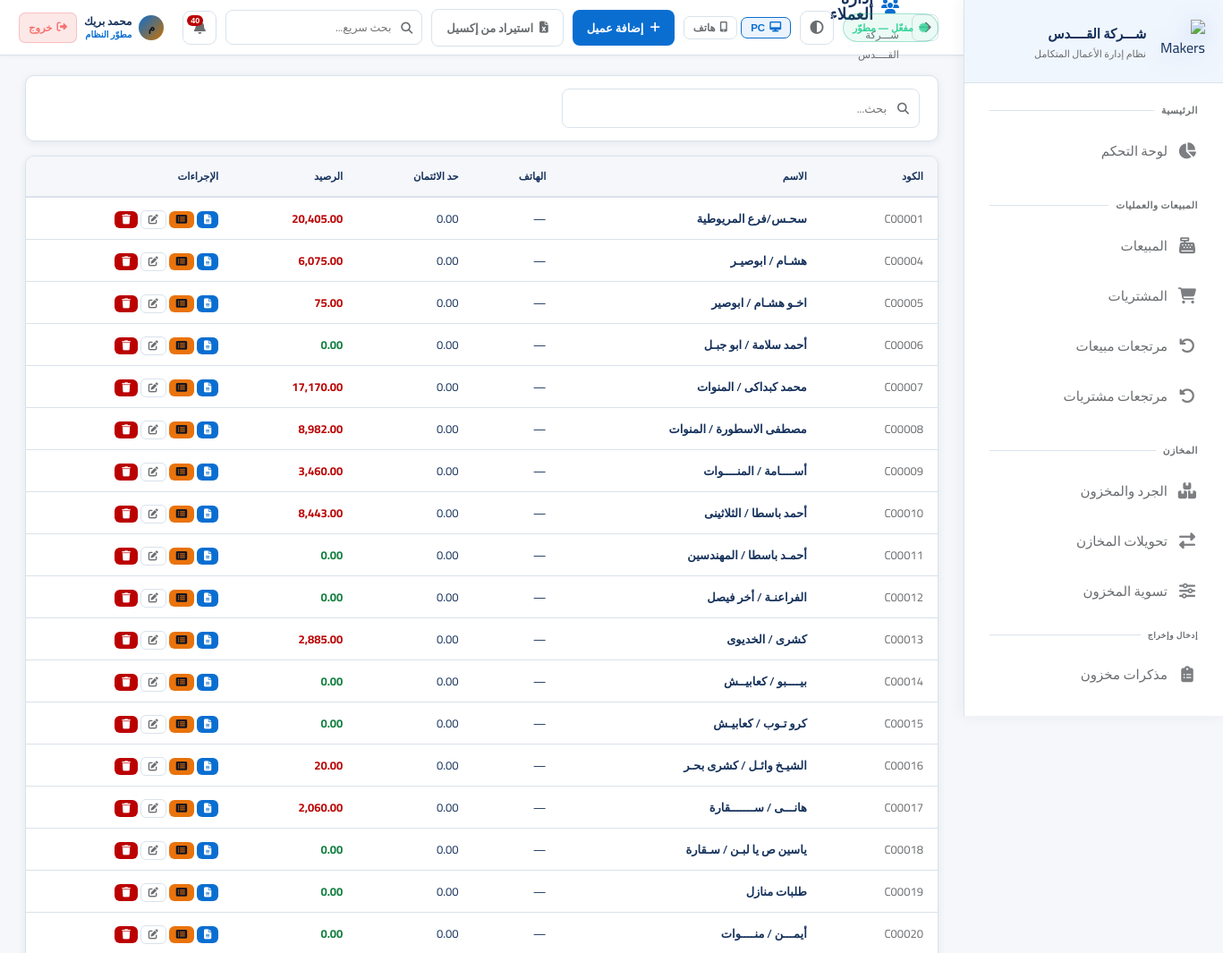
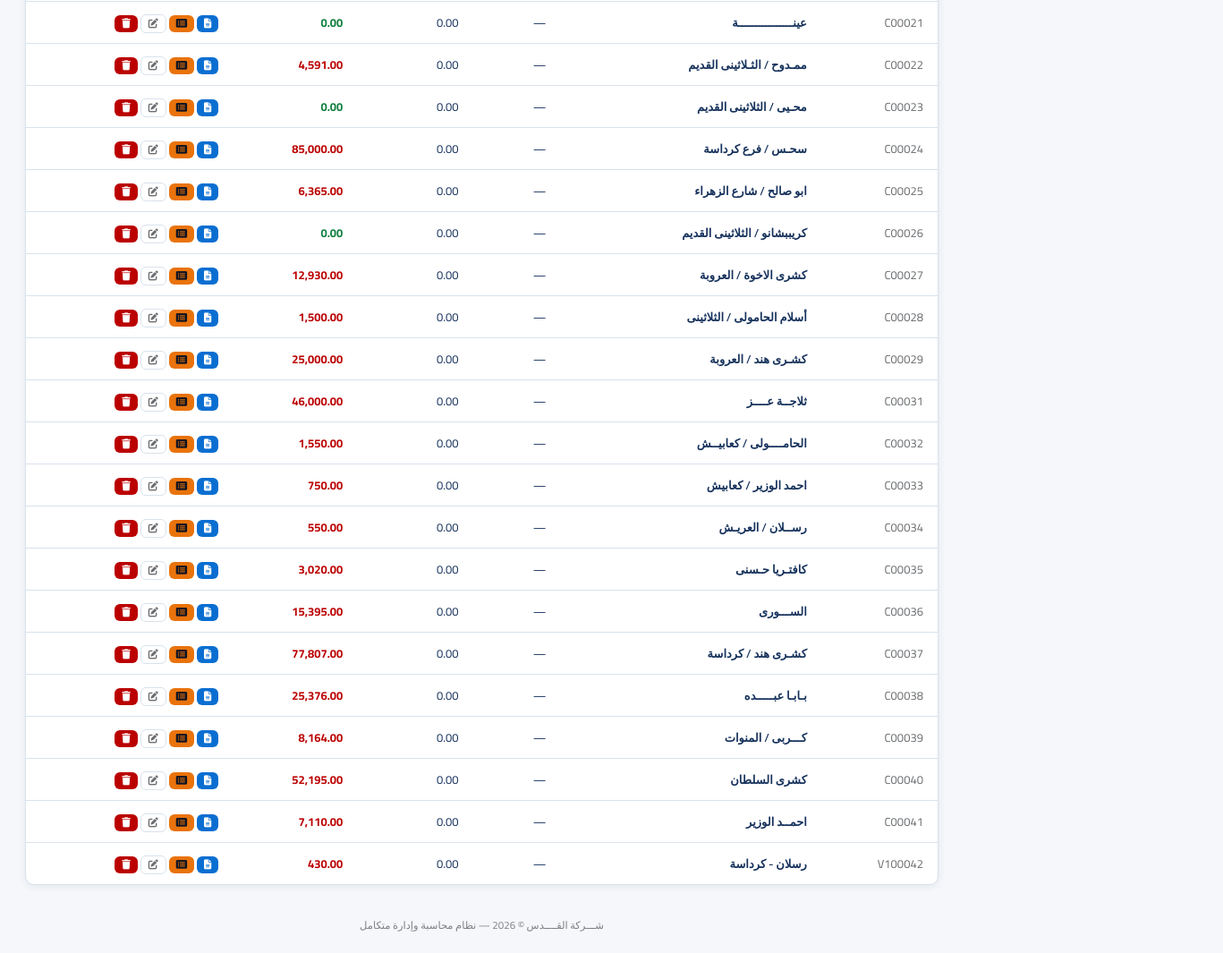
The app's page /customers (signed in) with its own data (2 pictures, top to bottom).
### app.py (models this page shows, shortened)
class AppSetting(db.Model):
    id = db.Column(db.Integer, primary_key=True)
    key = db.Column(db.String(80), unique=True, nullable=False)
    value = db.Column(db.Text)

class User(UserMixin, db.Model):
    id = db.Column(db.Integer, primary_key=True)
    username = db.Column(db.String(80), unique=True, nullable=False)
    password_hash = db.Column(db.String(256))
    full_name = db.Column(db.String(120))
    role = db.Column(db.String(20), default='user')  # developer, admin, manager, user
    branch_id = db.Column(db.Integer, db.ForeignKey('branch.id'))
    is_active = db.Column(db.Boolean, default=True)
    created_at = db.Column(db.DateTime, default=datetime.utcnow)
    last_seen = db.Column(db.DateTime, nullable=True)
    last_ip = db.Column(db.String(64), nullable=True)
    last_user_agent = db.Column(db.String(256), nullable=True)
    permissions = db.Column(db.Text)  # JSON list of permission keys; empty = استخدام صلاحيات الدور

class Customer(db.Model):
    id = db.Column(db.Integer, primary_key=True)
    code = db.Column(db.String(50), unique=True)
    name = db.Column(db.String(200), nullable=False)
    phone = db.Column(db.String(20))
    email = db.Column(db.String(100))
    address = db.Column(db.Text)
    credit_limit = db.Column(db.Float, default=0)
    balance = db.Column(db.Float, default=0)
    is_active = db.Column(db.Boolean, default=True)
    created_at = db.Column(db.DateTime, default=datetime.utcnow)
    sales = db.relationship('Sale', backref='customer', lazy=True)

### app.py (the view)
@app.route('/customers')
@login_required
def customers():
    q = request.args.get('q', '')
    query = Customer.query.filter_by(is_active=True)
    if q:
        query = query.filter(db.or_(Customer.name.contains(q), Customer.phone.contains(q)))
    customers = query.all()
    return render_template('customers.html', customers=customers, q=q)

### templates/customers.html (shortened to what this page needs)
{% extends 'base.html' %}
{% set block_icon = 'fas fa-users' %}
{% block topbar_actions %}<a href="{{ url_for('add_customer') }}" class="btn btn-primary"><i class="fas fa-plus"></i> إضافة عميل</a> {% if current_user.role == 'developer' %}<a href="{{ url_for('import_customers') }}" class="btn btn-outline" title="أداة للمطوّر فقط"><i class="fas fa-file-excel"></i> استيراد من إكسيل</a>{% endif %}{% endblock %}
{% block content %}
<div class="card" style="margin-bottom:16px;"><div class="card-body" style="padding:14px 20px;">
    <form method="GET"><div class="search-box" style="max-width:400px;"><input type="text" name="q" value="{{ q }}" class="form-control" placeholder="بحث..."></div></form>
</div></div>
<div class="card"><div class="table-container"><table>
    <thead><tr><th>الكود</th><th>الاسم</th><th>الهاتف</th><th>حد الائتمان</th><th>الرصيد</th><th>الإجراءات</th></tr></thead>
    <tbody>
        {% for c in customers %}
        <tr>
            <td style="color:var(--text-muted);">{{ c.code }}</td>
            <td style="font-weight:600;">{{ c.name }}</td>
            <td>{{ c.phone or '—' }}</td>
            <td>{{ "{:,.2f}".format(c.credit_limit) }}</td>
            <td style="color:{{ 'var(--danger)' if c.balance > 0 else 'var(--success)' }};font-weight:700;">{{ "{:,.2f}".format(c.balance) }}</td>
            <td style="white-space:nowrap;">
                <a href="{{ url_for('customer_statement', id=c.id) }}" class="btn btn-info btn-xs" title="كشف حساب"><i class="fas fa-file-alt"></i></a>
                <a href="{{ url_for('customer_statement_detailed', id=c.id) }}" class="btn btn-warning btn-xs" title="كشف حساب تفصيلي"><i class="fas fa-list-alt"></i></a>
                <a href="{{ url_for('edit_customer', id=c.id) }}" class="btn btn-outline btn-xs" title="تعديل"><i class="fas fa-edit"></i></a>
                {% if can('record_delete') %}
                <form method="POST" action="{{ url_for('delete_customer', id=c.id) }}" style="display:inline;" onsubmit="return confirm('حذف هذا العميل؟');">
                    <button type="submit" class="btn btn-danger btn-xs" title="حذف"><i class="fas fa-trash"></i></button>
                </form>
                {% endif %}
            </td>
        </tr>
        {% else %}
        <tr><td colspan="6"><div class="empty-state"><i class="fas fa-users"></i><h3>لا يوجد عملاء</h3></div></td></tr>
        {% endfor %}
    </tbody>
</table></div></div>
{% endblock %}

### templates/base.html (shortened to what this page needs)
<!DOCTYPE html>
<html lang="ar" dir="rtl" data-theme="fiori" data-layout-default="{{ layout_max_width | default('1400px') }}">
<head>
    <link rel="stylesheet" href="https://cdnjs.cloudflare.com/ajax/libs/font-awesome/6.5.0/css/all.min.css">
    <link rel="stylesheet" href="{{ url_for('static', filename='css/style.css') }}">
</head>
<body>
<aside class="sidebar sidebar-enterprise" id="sidebar">
    <div class="sidebar-logo">
        <div class="logo-icon">
            <img src="{{ url_for('static', filename='img/logo-makers-erp-3d.png') }}" alt="Makers ERP">
        </div>
        <div class="logo-text">
            <div class="name">{{ app_brand_title | default('Silsal POS') }}</div>
            <div class="sub">نظام إدارة الأعمال المتكامل</div>
        </div>
    </div>
    <nav class="sidebar-nav" id="sidebarNav" style="display:flex;flex-direction:column;padding-bottom:8px;">
        <div class="nav-section">
            <div class="nav-label">الرئيسية</div>
            {% if can('dashboard') %}
            <a href="{{ url_for('dashboard') }}" class="nav-link {% if request.endpoint=='dashboard' %}active{% endif %}">
                <i class="fas fa-chart-pie"></i><span class="label">لوحة التحكم</span>
            </a>
            {% endif %}
        </div>
        {% if can('sales') or can('purchases') or can('returns') %}
        <div class="nav-section">
            <div class="nav-label">المبيعات والعمليات</div>
            {% if can('sales') %}
            <a href="{{ url_for('sales') }}" class="nav-link {% if 'sale' in (request.endpoint or '') and 'return' not in (request.endpoint or '') and 'report' not in (request.endpoint or '') %}active{% endif %}">
                <i class="fas fa-cash-register"></i><span class="label">المبيعات</span>
            </a>
            {% endif %}
            {% if can('purchases') %}
            <a href="{{ url_for('purchases') }}" class="nav-link {% if 'purchase' in (request.endpoint or '') and 'return' not in (request.endpoint or '') and 'report' not in (request.endpoint or '') %}active{% endif %}">
                <i class="fas fa-shopping-cart"></i><span class="label">المشتريات</span>
            </a>
            {% endif %}
            {% if can('returns') %}
            <a href="{{ url_for('sale_returns') }}" class="nav-link {% if request.endpoint in ['sale_returns','new_sale_return'] %}active{% endif %}">
                <i class="fas fa-undo"></i><span class="label">مرتجعات مبيعات</span>
            </a>
            <a href="{{ url_for('purchase_returns') }}" class="nav-link {% if request.endpoint in ['purchase_returns','new_purchase_return'] %}active{% endif %}">
                <i class="fas fa-undo-alt"></i><span class="label">مرتجعات مشتريات</span>
            </a>
            {% endif %}
        </div>
        {% endif %}
        {% if can('inventory') or can('transfers') or can('adjust_stock') %}
        <div class="nav-section">
            <div class="nav-label">المخازن</div>
            {% if can('inventory') %}
            <a href="{{ url_for('inventory') }}" class="nav-link {% if request.endpoint=='inventory' %}active{% endif %}">
                <i class="fas fa-boxes"></i><span class="label">الجرد والمخزون</span>
            </a>
            {% endif %}
            {% if can('transfers') %}
            <a href="{{ url_for('transfers') }}" class="nav-link {% if 'transfer' in (request.endpoint or '') %}active{% endif %}">
                <i class="fas fa-exchange-alt"></i><span class="label">تحويلات المخازن</span>
            </a>
            {% endif %}
            {% if can('adjust_stock') %}
            <a href="{{ url_for('adjust_stock') }}" class="nav-link {% if request.endpoint=='adjust_stock' %}active{% endif %}">
                <i class="fas fa-sliders-h"></i><span class="label">تسوية المخزون</span>
            </a>
            {% endif %}
            {% if can('inventory') %}
            <div class="nav-label" style="padding-top:10px;font-size:9px;">إدخال وإخراج</div>
            <a href="{{ url_for('inventory_memos_list') }}" class="nav-link ">
                <i class="fas fa-clipboard-list"></i><span class="label">مذكرات مخزون</span>
            </a>
            {% endif %}
        </div>
        {% endif %}
        {% if can('customers') or can('suppliers') or can('employees') %}
        <div class="nav-section">
        </div>
        {% endif %}
    </nav>
</aside>
<main class="main-content">
    <div class="topbar">
        <div style="display:flex;align-items:center;gap:14px;">
            <button type="button" onclick="history.back()" class="icon-btn" title="رجوع" style="font-size:15px;flex-shrink:0;"><i class="fas fa-arrow-right"></i></button>
            <div>
                <div class="page-title"><i class="{{ block_icon | default('fas fa-home') }}"></i>{% block page_title %}الرئيسية{% endblock %}</div>
                <div class="breadcrumb">{% block breadcrumb %}{{ app_brand_title }}{% endblock %}</div>
            </div>
        </div>
        <div class="topbar-right">
            {% if subscription_status %}
            <span class="sub-pill {% if subscription_status.kind in ('developer','permanent') %}ok{% elif subscription_status.kind in ('expired','none') %}bad{% else %}warn{% endif %}" title="حالة الاشتراك / الترخيص">
                <i class="fas fa-certificate" style="margin-left:6px;opacity:.85;"></i>{{ subscription_status.line }}
            </span>
            {% endif %}
            <button type="button" class="theme-toggle" onclick="erpToggleTheme()" title="تبديل الثيم (Fiori / فاتح / داكن)"><i class="fas fa-adjust"></i></button>
            <div class="erp-device-layout-tools" style="display:flex;align-items:center;gap:4px;flex-shrink:0;" title="وضع العرض — يُحفظ على هذا الجهاز فقط">
                <button type="button" id="btnLayoutPC" onclick="erpSetLayout('pc')" title="عرض PC"
                    style="display:flex;align-items:center;gap:5px;padding:5px 10px;border-radius:7px;font-size:11.5px;font-weight:700;
                           border:1px solid var(--border);background:transparent;color:var(--text-muted);cursor:pointer;transition:all .18s;">
                    <i class="fas fa-desktop"></i> PC
                </button>
                <button type="button" id="btnLayoutPhone" onclick="erpSetLayout('phone')" title="عرض هاتف"
                    style="display:flex;align-items:center;gap:5px;padding:5px 10px;border-radius:7px;font-size:11.5px;font-weight:700;
                           border:1px solid var(--border);background:transparent;color:var(--text-muted);cursor:pointer;transition:all .18s;">
                    <i class="fas fa-mobile-alt"></i> هاتف
                </button>
            </div>
            {% block topbar_actions %}{% endblock %}
            <div style="position:relative;" id="globalSearchWrapper">
                <div style="position:relative;">
                    <i class="fas fa-search" style="position:absolute;right:11px;top:50%;transform:translateY(-50%);color:var(--text-muted);font-size:13px;pointer-events:none;"></i>
                    <input type="text" id="globalSearchInput" placeholder="بحث سريع..." autocomplete="off"
                        style="width:220px;padding:7px 34px 7px 12px;background:rgba(255,255,255,.04);border:1px solid var(--border);
                               border-radius:8px;color:var(--text);font-family:Cairo,sans-serif;font-size:12.5px;transition:all .2s;"
                        onfocus="this.style.borderColor='var(--accent)';this.style.width='280px'"
                        onblur="setTimeout(()=>{this.style.borderColor='';this.style.width='220px';closeGlobalSearch()},200)">
                </div>
            </div>
            <div style="position:relative;" id="notifWrapper">
                <button class="notif-btn" onclick="toggleNotif()" title="الإشعارات">
                    <i class="fas fa-bell"></i>
                    <span class="notif-count" id="notifCount"></span>
                </button>
            </div>
            <div style="display:flex;align-items:center;gap:8px;padding:4px 10px;border-radius:10px;
                        background:rgba(255,255,255,.05);border:1px solid rgba(255,255,255,.09);
                        backdrop-filter:blur(12px);-webkit-backdrop-filter:blur(12px);flex-shrink:0;">
                <div style="width:28px;height:28px;border-radius:50%;background:linear-gradient(135deg,var(--accent),#c97000);
                            display:flex;align-items:center;justify-content:center;font-size:12px;font-weight:800;color:#0f1422;flex-shrink:0;">
                    {{ (current_user.full_name or current_user.username)[0] }}
                </div>
                <div style="line-height:1.3;min-width:0;">
                    <div style="font-size:12px;font-weight:700;color:var(--text);white-space:nowrap;overflow:hidden;text-overflow:ellipsis;max-width:100px;">
                        {{ current_user.full_name or current_user.username }}
                    </div>
                    <div style="font-size:10px;color:var(--accent);font-weight:600;">
                        {% if current_user.role=='developer' %}مطوّر النظام
                        {% elif current_user.role=='admin' %}مدير النظام
                        {% elif current_user.role=='manager' %}مشرف
                        {% else %}مستخدم{% endif %}
                    </div>
                </div>
                <a href="{{ url_for('logout') }}" title="تسجيل الخروج"
                   style="display:flex;align-items:center;gap:5px;padding:5px 10px;border-radius:7px;
                          background:rgba(239,68,68,.12);border:1px solid rgba(239,68,68,.25);
                          color:#f87171;font-size:11.5px;font-weight:700;text-decoration:none;white-space:nowrap;
                          transition:all .18s;flex-shrink:0;"
                   onmouseover="this.style.background='rgba(239,68,68,.22)';this.style.borderColor='rgba(239,68,68,.5)'"
                   onmouseout="this.style.background='rgba(239,68,68,.12)';this.style.borderColor='rgba(239,68,68,.25)'">
                    <i class="fas fa-sign-out-alt"></i> خروج
                </a>
            </div>
        </div>
    </div>
    <div class="content fade-in">
        {% block content %}{% endblock %}
    </div>
    <div class="app-footer-note">{{ app_brand_title }} © 2026 — نظام محاسبة وإدارة متكامل</div>
</main>
</body>
</html>

### records on screen
AppSetting: value "شـــركة القــــدس"
User: full_name "م", full_name "محمد بريك"
Customer: code "C00001", name "سحـس/فرع المريوطية", phone "—", credit_limit "0.00", balance "20,405.00"
Customer: code "C00004", name "هشـام / ابوصيـر", phone "—", credit_limit "0.00", balance "6,075.00"
Customer: code "C00005", name "اخـو هشـام / ابوصير", phone "—", credit_limit "0.00", balance "75.00"
Customer: code "C00006", name "أحمد سلامة / ابو جبـل", phone "—", credit_limit "0.00", balance "0.00"
Customer: code "C00007", name "محمد كبداكى / المنوات", phone "—", credit_limit "0.00", balance "17,170.00"
Customer: code "C00008", name "مصطفى الاسطورة / المنوات", phone "—", credit_limit "0.00", balance "8,982.00"
Customer: code "C00009", name "أســــامة / المنــــوات", phone "—", credit_limit "0.00", balance "3,460.00"
Customer: code "C00010", name "أحمد باسطا / الثلاثينى", phone "—", credit_limit "0.00", balance "8,443.00"
Customer: code "C00011", name "أحمـد باسطا / المهندسين", phone "—", credit_limit "0.00", balance "0.00"
Customer: code "C00012", name "الفراعنـة / أخر فيصل", phone "—", credit_limit "0.00", balance "0.00"
Customer: code "C00013", name "كشرى / الخديوى", phone "—", credit_limit "0.00", balance "2,885.00"
Customer: code "C00014", name "بيــــبو / كعابيــش", phone "—", credit_limit "0.00", balance "0.00"
Customer: code "C00015", name "كرو تـوب / كعابيـش", phone "—", credit_limit "0.00", balance "0.00"
Customer: code "C00016", name "الشيـخ وائـل / كشرى بحـر", phone "—", credit_limit "0.00", balance "20.00"
Customer: code "C00017", name "هانـــى / ســـــــقارة", phone "—", credit_limit "0.00", balance "2,060.00"
Customer: code "C00018", name "ياسين ص يا لبـن / سـقارة", phone "—", credit_limit "0.00", balance "0.00"
Customer: code "C00019", name "طلبات منازل", phone "—", credit_limit "0.00", balance "0.00"
Customer: code "C00020", name "أيمـــن / منــــوات", phone "—", credit_limit "0.00", balance "0.00"
Customer: code "C00021", name "عينــــــــــــــــة", phone "—", credit_limit "0.00", balance "0.00"
Customer: code "C00022", name "ممـدوح / الثـلاثينى القديم", phone "—", credit_limit "0.00", balance "4,591.00"
Customer: code "C00023", name "محـيى / الثلاثينى القديم", phone "—", credit_limit "0.00", balance "0.00"
Customer: code "C00024", name "سحـس / فرع كرداسة", phone "—", credit_limit "0.00", balance "85,000.00"
Customer: code "C00025", name "ابو صالح / شارع الزهراء", phone "—", credit_limit "0.00", balance "6,365.00"
Customer: code "C00026", name "كريببشانو / الثلاثينى القديم", phone "—", credit_limit "0.00", balance "0.00"
Customer: code "C00027", name "كشرى الاخوة / العروبة", phone "—", credit_limit "0.00", balance "12,930.00"
Customer: code "C00028", name "أسلام الحامولى / الثلاثينى", phone "—", credit_limit "0.00", balance "1,500.00"
Customer: code "C00029", name "كشـرى هند / العروبة", phone "—", credit_limit "0.00", balance "25,000.00"
Customer: code "C00031", name "ثلاجــة عــــز", phone "—", credit_limit "0.00", balance "46,000.00"
Customer: code "C00032", name "الحامــــولى / كعابيــش", phone "—", credit_limit "0.00", balance "1,550.00"
Customer: code "C00033", name "احمد الوزير / كعابيش", phone "—", credit_limit "0.00", balance "750.00"
Customer: code "C00034", name "رســلان / العريـش", phone "—", credit_limit "0.00", balance "550.00"
Customer: code "C00035", name "كافتـريا حـسنى", phone "—", credit_limit "0.00", balance "3,020.00"
Customer: code "C00036", name "الســـورى", phone "—", credit_limit "0.00", balance "15,395.00"
Customer: code "C00037", name "كشـرى هند / كرداسة", phone "—", credit_limit "0.00", balance "77,807.00"
Customer: code "C00038", name "بـابـا عبـــــده", phone "—", credit_limit "0.00", balance "25,376.00"
Customer: code "C00039", name "كـــربى / المنوات", phone "—", credit_limit "0.00", balance "8,164.00"
Customer: code "C00040", name "كشرى السلطان", phone "—", credit_limit "0.00", balance "52,195.00"
Customer: code "C00041", name "احمــد الوزير", phone "—", credit_limit "0.00", balance "7,110.00"
Customer: code "V100042", name "رسلان - كرداسة", phone "—", credit_limit "0.00", balance "430.00"

### other values on screen
{{ subscription_status.line }} "مفعّل — مطوّر"
